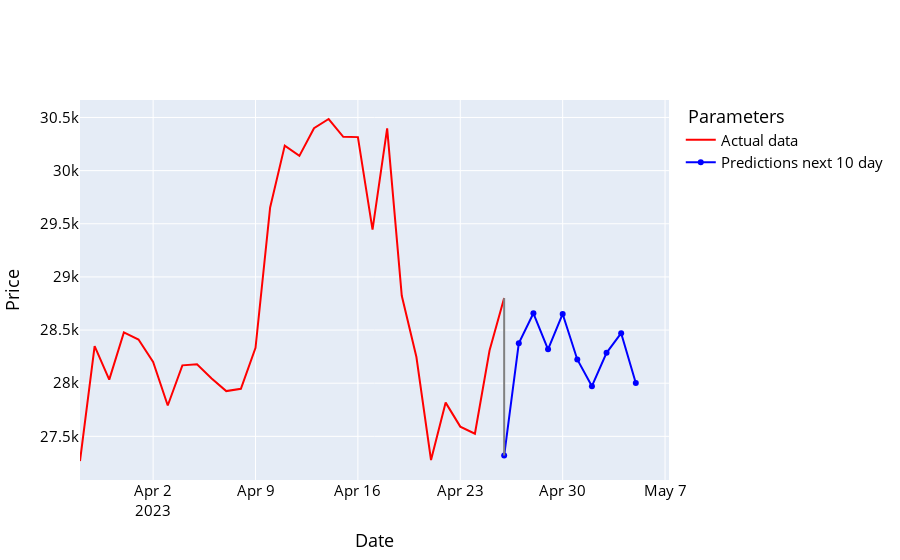

The notebook cell this image was saved under:
### Code cell
names = cycle(['Predictions next 10 day', 'Actual data '])

fig = go.Figure()

fig.add_trace(go.Scatter(x=y_future_data.index, y=y_future_data['Adj Close'], name='Actual data ',
                         line=dict(width=2, color='red')))
fig.add_trace(go.Scatter(x=prediction_df.index, y=prediction_df['Adj Close'], name='Predictions next 10 day',
                         line=dict(width=2, color='blue')))

fig.add_shape(type='line',
              x0=prediction_df.index[0], y0=prediction_df['Adj Close'][0],
              x1=y_future_data.index[-1], y1=y_future_data['Adj Close'][-1],
              line=dict(color='grey', width=2))
fig.update_layout(xaxis_title='Date', yaxis_title='Price',
                  font_size=15, font_color='black', legend_title_text=' Parameters')
fig.show()

### Figure 1 — Plotly figure (JSON) as saved in the notebook; plotly's stock layout.template omitted (floating-point values rounded to 4 significant figures)
{"data": [{"line": {"color": "red", "width": 2}, "name": "Actual data ", "type": "scatter", "x": ["2023-03-28T00:00:00", "2023-03-29T00:00:00", "2023-03-30T00:00:00", "2023-03-31T00:00:00", "2023-04-01T00:00:00", "2023-04-02T00:00:00", "2023-04-03T00:00:00", "2023-04-04T00:00:00", "2023-04-05T00:00:00", "2023-04-06T00:00:00", "2023-04-07T00:00:00", "2023-04-08T00:00:00", "2023-04-09T00:00:00", "2023-04-10T00:00:00", "2023-04-11T00:00:00", "2023-04-12T00:00:00", "2023-04-13T00:00:00", "2023-04-14T00:00:00", "2023-04-15T00:00:00", "2023-04-16T00:00:00", "2023-04-17T00:00:00", "2023-04-18T00:00:00", "2023-04-19T00:00:00", "2023-04-20T00:00:00", "2023-04-21T00:00:00", "2023-04-22T00:00:00", "2023-04-23T00:00:00", "2023-04-24T00:00:00", "2023-04-25T00:00:00", "2023-04-26T00:00:00"], "y": [27270.0, 28350.0, 28030.0, 28480.0, 28410.0, 28200.0, 27790.0, 28170.0, 28180.0, 28040.0, 27930.0, 27950.0, 28330.0, 29650.0, 30240.0, 30140.0, 30400.0, 30490.0, 30320.0, 30320.0, 29450.0, 30400.0, 28820.0, 28250.0, 27280.0, 27820.0, 27590.0, 27530.0, 28310.0, 28800.0]}, {"line": {"color": "blue", "width": 2}, "name": "Predictions next 10 day", "type": "scatter", "x": ["2023-04-26T00:00:00", "2023-04-27T00:00:00", "2023-04-28T00:00:00", "2023-04-29T00:00:00", "2023-04-30T00:00:00", "2023-05-01T00:00:00", "2023-05-02T00:00:00", "2023-05-03T00:00:00", "2023-05-04T00:00:00", "2023-05-05T00:00:00"], "y": [27320.0, 28380.0, 28660.0, 28320.0, 28650.0, 28220.0, 27970.0, 28290.0, 28470.0, 28000.0]}], "layout": {"font": {"color": "black", "size": 15}, "legend": {"title": {"text": " Parameters"}}, "shapes": [{"line": {"color": "grey", "width": 2}, "type": "line", "x0": "2023-04-26T00:00:00", "x1": "2023-04-26T00:00:00", "y0": 27320.0, "y1": 28800.0}], "xaxis": {"title": {"text": "Date"}}, "yaxis": {"title": {"text": "Price"}}}}
